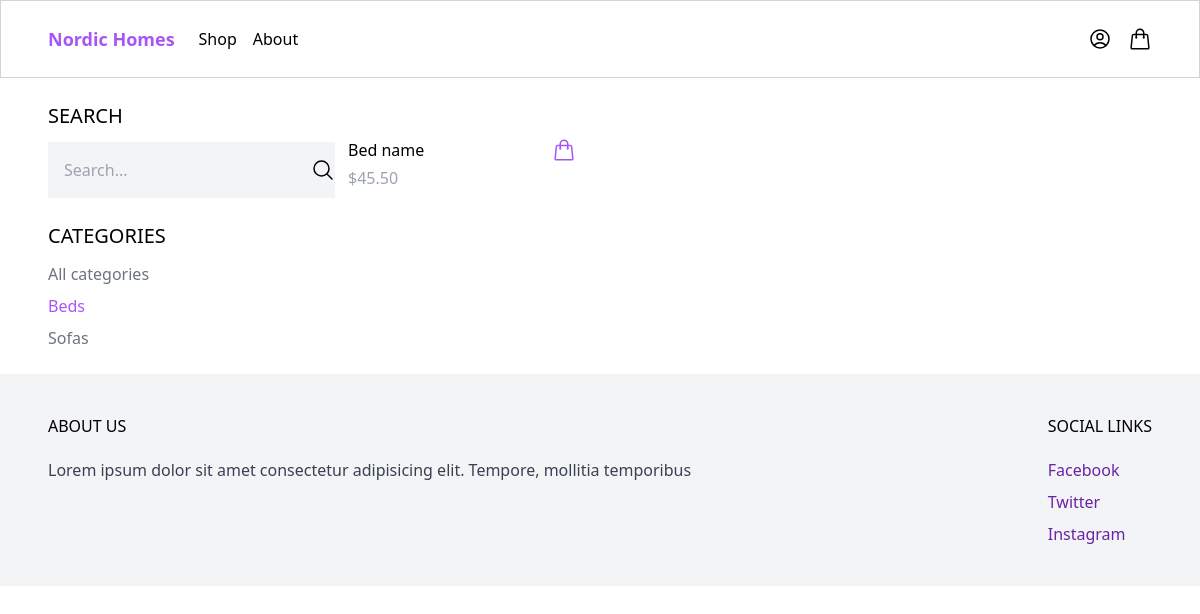
Screenshot of /shop/?category=beds with the database file from the repository.
### products/models.py (models this page shows, shortened)
class Category(models.Model):
    name = models.CharField(max_length=255)
    slug = models.SlugField()
    class Meta:
        ordering = ('name', )

class Product(models.Model):
    category = models.ForeignKey(Category, related_name='products', on_delete=models.CASCADE)
    name = models.CharField(max_length=255)
    slug = models.SlugField()
    description = models.TextField(blank=True, null=True)
    price = models.DecimalField(max_digits=10, decimal_places=2)
    created_at = models.DateTimeField(auto_now_add=True)
    class Meta:
        ordering = ('-created_at', )

### core/views.py (the view)
# urls.py: path('shop/', shop, name="shop")
def shop(request):
    active_category = request.GET.get('category', '')
    query = request.GET.get('query', '')
    categories = Category.objects.all()
    if active_category:
        products = Product.objects.filter(category__slug=active_category)
    else:
        products = Product.objects.all()
    if query:
        products = products.filter(Q(name__icontains=query) | Q(description__icontains=query))
    context = {
        'products': products,
        'categories': categories,
        'active_category': active_category,
    }
    return render(request, "core/shop.html", context)

### core/templates/core/shop.html
{% extends 'core/base.html' %}
{% block content %}
<div class="max-w-6xl mx-auto flex flex-wrap item-start py-6 px-6 xl:px-0">
    <div class="w-full lg:w-1/4">
        <h3 class="mb-3 text-xl uppercase">Search</h3>
        <form method="get" action=".">
            <div class="flex focus-within:outline focus-within:outline-2 focus-within:outline-purple-500 rounded-sm">
                <input type="text" name="query" class="p-4 bg-gray-100 border-0 outline-none focus:outline-none" placeholder="Search...">
                <button class="flex items-center justify-center bg-gray-100 border-0 w-[14rem]">
                    <svg class="size-6" xmlns="http://www.w3.org/2000/svg" fill="none" viewBox="0 0 24 24" stroke-width="1.5" stroke="currentColor">
                        <path stroke-linecap="round" stroke-linejoin="round" d="m21 21-5.197-5.197m0 0A7.5 7.5 0 1 0 5.196 5.196a7.5 7.5 0 0 0 10.607 10.607Z" />
                    </svg>
                </button>
            </div>
        </form>
        <h3 class="mt-6 mb-3 text-xl uppercase">Categories</h3>
        <ul class="space-y-2">
            <li><a href="{% url 'core:shop' %}" class="{% if not active_category %}text-purple-500{% else %}text-gray-500{% endif %}">All categories</a></li>
            {% for category in categories %}
            <li><a href="{% url 'core:shop' %}?category={{ category.slug }}" class="{% if category.slug == active_category %}text-purple-500{% else %}text-gray-500{% endif %}">{{ category.name }}</a></li>
            {% endfor %}
        </ul>
    </div>
    <div class="w-full lg:w-3/4 flex flex-wrap">
        {% for product in products %}
            {% include 'products/partials/product_list_item.html' %}
        {% endfor %}
    </div>
</div>
{% endblock %}

### products/templates/products/partials/product_list_item.html (shortened to what this page needs)
<div class="w-full md:w-1/3 xl:w-1/4 p-6">
<div class="pt-3 flex items-center justify-between">
    <a href="{% url 'products:product_detail' product.slug %}">{{ product.name }}</a>
    <a href="{% url 'products:product_detail' product.slug %}" class="text-purple-500 hover:text-purple-800">
    </a>
</div>
<p class="pt-1 text-gray-400">${{ product.price }}</p>
</div>

### rows the page displays
Category: name "Beds"
Category: name "Sofas"
Product: name "Bed name", price "45.50"
